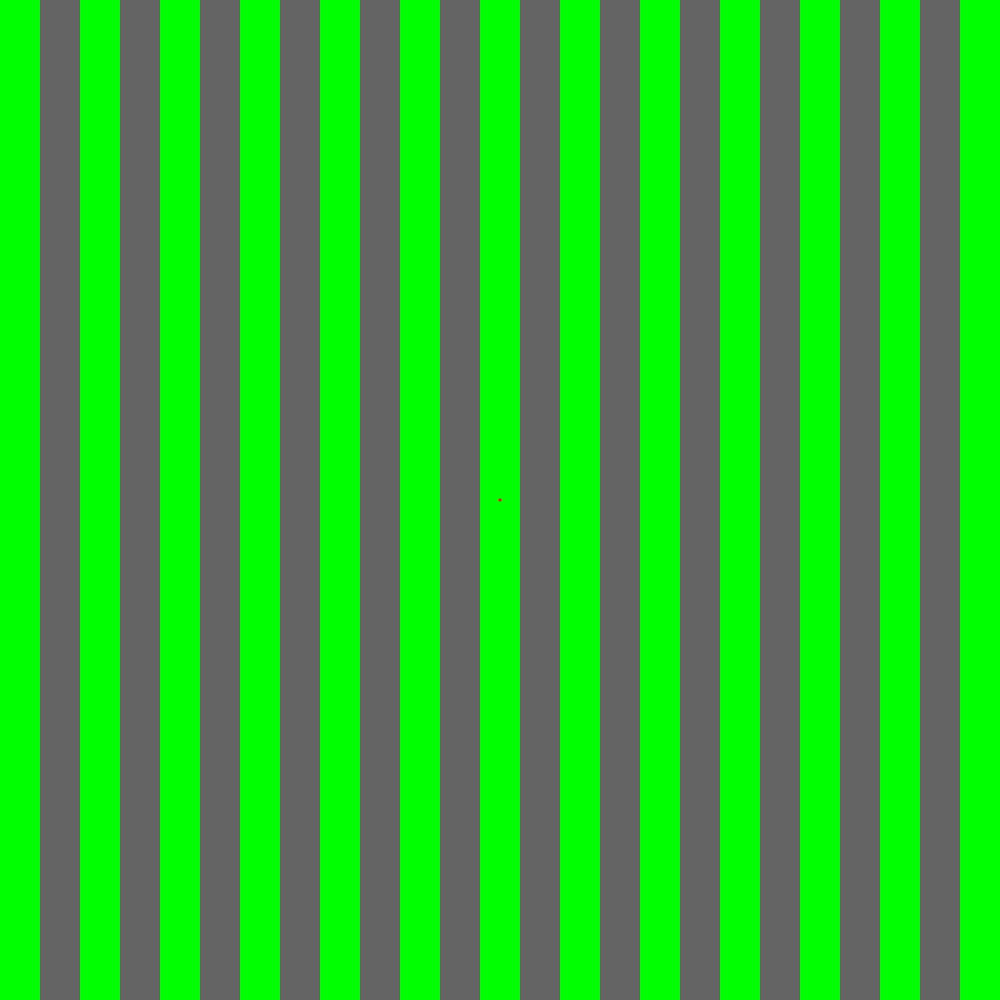
Frame 1 (no input)
Frame 60 (the mouse pressed at the canvas centre just before this capture): identical to frame 1, image omitted
Frame 120 (the mouse held since frame 60 and released just before this capture): identical to frame 1, image omitted

The Processing sketch that drew this single still picture (run headless with seeded random() and noise(); from frame 60 on, the mouse is pressed at the canvas centre):

// Processing sketch: processing_155362
// ── processing_155362.pde

public float barWidth = 40;
public float time;
public color barC;

void setup(){
  size(1000,1000);
  colorMode(RGB);
}

void draw(){
  noStroke();
  time = millis()%9000;
  barC = color(0,255,0);
  if(time<5000){
    background(100);
    for(int i=0;i<ceil(width/(2*barWidth));i++){
      fill(barC);
      rect(i*2*barWidth,0,barWidth,height);
    }
    fill(color(255,0,0));
    ellipse(width/2,height/2,3,3);
  }else if(time<6000){
    background(190);
    for(int i=0;i<ceil(width/(2*barWidth));i++){
      //fill(color(200,150,200));
      fill(color(230,180,230));
      rect(i*2*barWidth+barWidth,0,barWidth,height);
    }
    fill(color(255,0,0));
    ellipse(width/2,height/2,3,3);
  }else if(time<7000){
    background(150);
    for(int i=0;i<ceil(width/(barWidth*2));i++){
      fill(100);
      rect(i*2*barWidth+barWidth/2,0,barWidth,height);
    }
    fill(color(255,0,0));
    ellipse(width/2,height/2,3,3);
  }else{
    background(color(255,100,100));
  }
}
      
